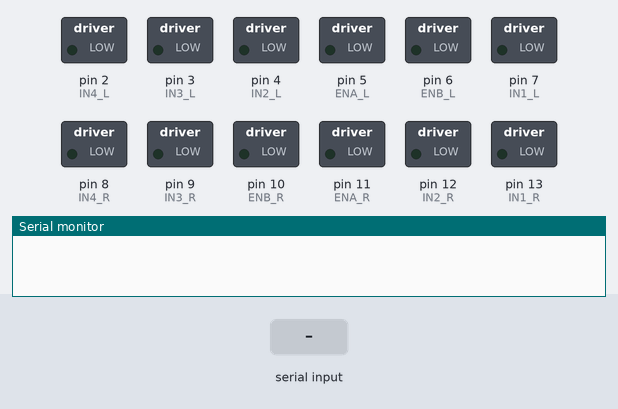
Simulated run of this sketch. Board: Arduino Uno, built with avr-gcc and run on an emulated ATmega328P. Parts: switched loads named in the sketch (green lamp = pin HIGH), the last lines printed to the serial monitor. The test bench sets the inputs (shaded band).

Above: at 1.2 s.
1.3 s: byte 73 ('I') received over Serial
At 2.1 s:
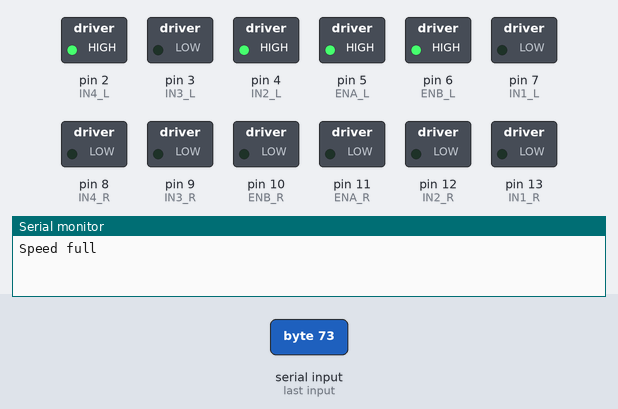
2.8 s: "F" received over Serial
At 3.2 s:
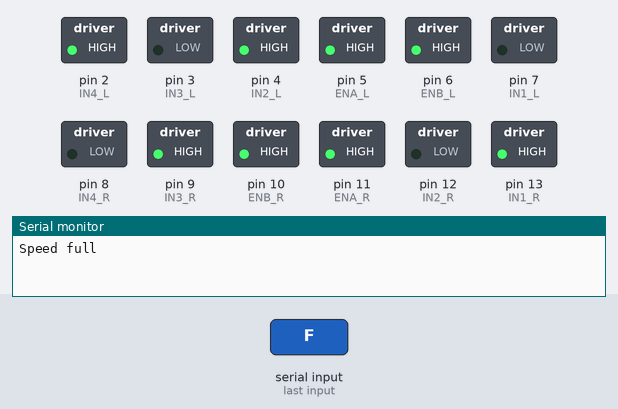
4.3 s: "B" received over Serial
At 5.5 s:
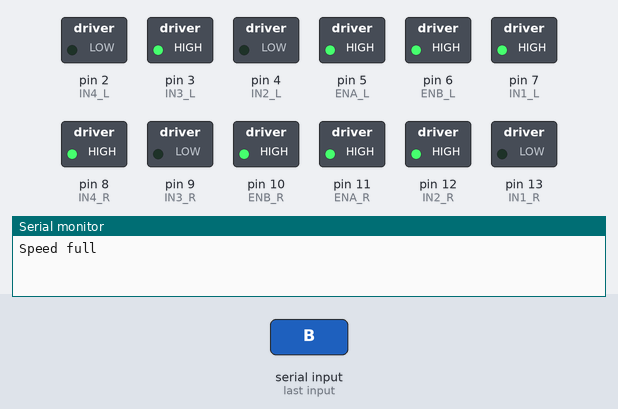
5.8 s: "L" received over Serial
At 6.7 s:
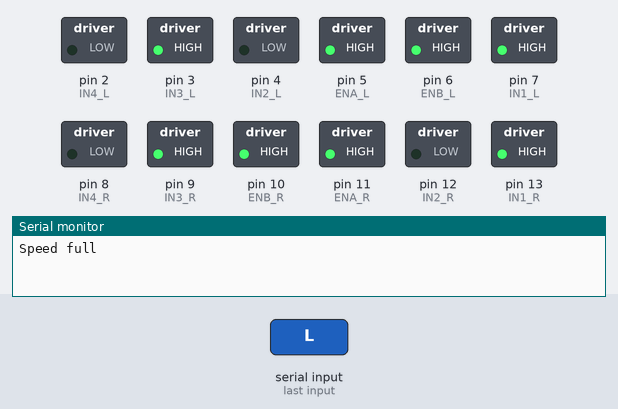
7.3 s: "R" received over Serial
At 7.8 s:
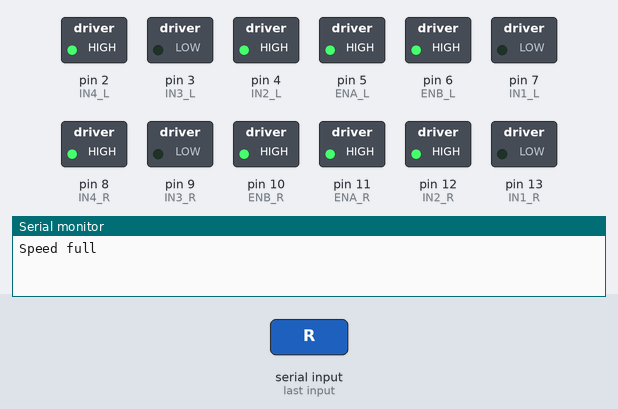
8.8 s: "S" received over Serial
At 10.2 s:
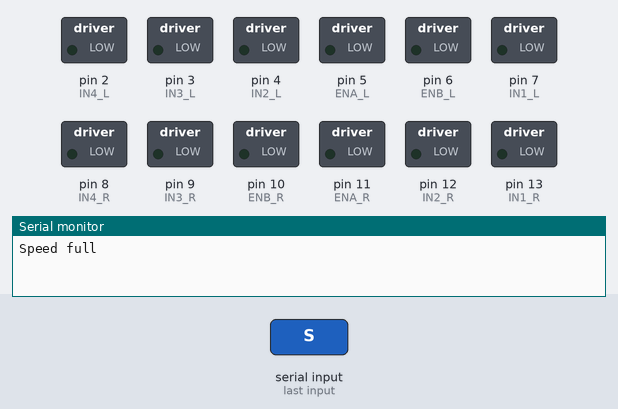
Timing chart, 0 to 11.3 s (numbered marks = the images above; inputs shaded):
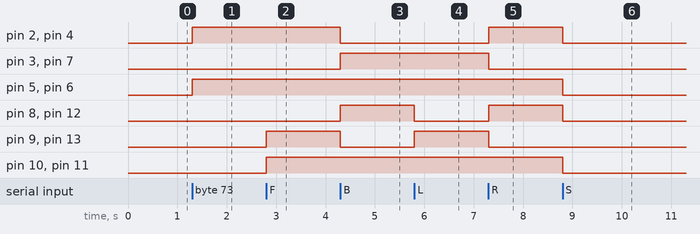

Measured:
- after the input at 1.3 s, pin 2 (IN4_L), pin 4 (IN2_L), pin 5 (ENA_L), pin 6 (ENB_L): LOW → HIGH at once
- after the input at 2.8 s, pin 9 (IN3_R), pin 10 (ENB_R), pin 11 (ENA_R), pin 13 (IN1_R): LOW → HIGH at once
- after the input at 4.3 s, pin 2 (IN4_L), pin 4 (IN2_L), pin 9 (IN3_R), pin 13 (IN1_R): HIGH → LOW at once; pin 3 (IN3_L), pin 7 (IN1_L), pin 8 (IN4_R), pin 12 (IN2_R): LOW → HIGH at once
- after the input at 5.8 s, pin 8 (IN4_R), pin 12 (IN2_R): HIGH → LOW at once; pin 9 (IN3_R), pin 13 (IN1_R): LOW → HIGH at once
- after the input at 7.3 s, pin 2 (IN4_L), pin 4 (IN2_L), pin 8 (IN4_R), pin 12 (IN2_R): LOW → HIGH at once; pin 3 (IN3_L), pin 7 (IN1_L), pin 9 (IN3_R), pin 13 (IN1_R): HIGH → LOW at once
- after the input at 8.8 s, pin 2 (IN4_L), pin 4 (IN2_L), pin 5 (ENA_L), pin 6 (ENB_L), pin 8 (IN4_R), pin 10 (ENB_R), pin 11 (ENA_R), pin 12 (IN2_R): HIGH → LOW at once

The sketch:

2_L298N_RC.ino
```cpp
int ENA_L =5;
int IN1_L =7;
int IN2_L =4;
int IN3_L =3;
int IN4_L =2;
int ENB_L =6;


//RIGHT
int ENA_R= 11;
int IN1_R =13;
int IN2_R =12;
int IN3_R =9;
int IN4_R =8;
int ENB_R =10;

char incomingByte=0; // for incoming serial data
int speed_min = 135; //the minimum "speed" the motors will turn - take it lower and motors don't turn
int speed_max = 255; //

int speed_left = speed_max; // set both motors to maximum speed
int speed_right = speed_max;

void left();
void right();
void forward();
void backward();
void forward_left();
void forward_right();
void back_left();
void back_right();
void setup() {
  Serial.begin(9600);
  // put your setup code here, to run once:
pinMode(ENA_L,OUTPUT);
pinMode(IN1_L,OUTPUT);
pinMode(IN2_L,OUTPUT);
pinMode(IN3_L,OUTPUT);
pinMode(IN4_L,OUTPUT);
pinMode(ENB_L,OUTPUT);
  // put your setup code here, to run once:
pinMode(ENA_R,OUTPUT);
pinMode(IN1_R,OUTPUT);
pinMode(IN2_R,OUTPUT);
pinMode(IN3_R,OUTPUT);
pinMode(IN4_R,OUTPUT);
pinMode(ENB_R,OUTPUT);

}

void loop() {
  // put your main code here, to run repeatedly:
if (Serial.available() > 0) {
    incomingByte = Serial.read();
    }
  switch(incomingByte)
  {
     case 'S':
      {
        stopy();
       //Serial.println("Stop\n");
       incomingByte='*';}
     break;

     case 'F':

     {  left();

      // Serial.println("Forward\n");
       incomingByte='*';}
     break;

      case 'B':

    {   right();
      // Serial.println("Backward\n");
       incomingByte='*';}
     break;

     case 'L':
     // turn right
     {
       forward();
      // Serial.println("Rotate Right\n");
       incomingByte='*';}
     break;
       case 'R':
      {
       backward();
       //Serial.println("Rotate Left\n");
       incomingByte='*';}
     break;
     case '1':

      { speed_left = 20;
       speed_right = 20;
       //Serial.println("Speed 1\n");
       incomingByte='*';}
     break;
    case '2':
      {
        speed_left = 40;
       speed_right = 40;
       //Serial.println("Speed 2 \n");
       incomingByte='*';}
     break;
    case '3':
      {
        speed_left = 60;
       speed_right = 60;
       //Serial.println("Speed 3 \n");
       incomingByte='*';}
     break;
        case '4':
      {
        speed_left = 80;
       speed_right = 80;
       //Serial.println("Speed 4 \n");
       incomingByte='*';}
     break;
        case '5':
      {
        speed_left = 100;
       speed_right = 100;
       //Serial.println("Speed 5 \n");
       incomingByte='*';}
     break;
        case '6':
      {
        speed_left = 120;
       speed_right = 120;
       //Serial.println("Speed 6 \n");
       incomingByte='*';}
     break;
        case '7':
      {
        speed_left = 140;
       speed_right = 140;
      // Serial.println("Speed 7 \n");
       incomingByte='*';}
     break;
        case '8':
      {
        speed_left = 160;
       speed_right = 160;
       //Serial.println("Speed 8 \n");
       incomingByte='*';}
     break;
        case '9':
      {
        speed_left = 200;
       speed_right = 200;
       //Serial.println("Speed 9 \n");
       incomingByte='*';}
     break;
        case 'q':
      {
        speed_left = 255;
       speed_right = 255;
       Serial.println("Speed full \n");
       incomingByte='*';}
     break;
        case 'I':
      {
       back_right();
       Serial.println("Speed full \n");
       incomingByte='*';}
     break;
      case 'H':
      {
       back_left();
       Serial.println("Speed full \n");
       incomingByte='*';}
     break;
      case 'J':
      {
       forward_right();
       Serial.println("Speed full \n");
       incomingByte='*';}
     break;
      case 'G':
      {
      forward_left();
       Serial.println("Speed full \n");
       incomingByte='*';}
     break;
  }

}
void left(){
  //left
  analogWrite(ENA_L,speed_left);
  digitalWrite(IN1_L,LOW);
  digitalWrite(IN2_L,HIGH);
  digitalWrite(IN3_L,LOW);
  digitalWrite(IN4_L,HIGH);
  analogWrite(ENB_L,speed_left);
  //right
  analogWrite(ENA_R,speed_right);
  digitalWrite(IN1_R,HIGH);
  digitalWrite(IN2_R,LOW);
  digitalWrite(IN3_R,HIGH);
  digitalWrite(IN4_R,LOW);
  analogWrite(ENB_R,speed_right);


  };
void right(){
   //left
  analogWrite(ENA_L,speed_left);
  digitalWrite(IN1_L,HIGH);
  digitalWrite(IN2_L,LOW);
  digitalWrite(IN3_L,HIGH);
  digitalWrite(IN4_L,LOW);
  analogWrite(ENB_L,speed_left);
  //right
  analogWrite(ENA_R,speed_right);
  digitalWrite(IN1_R,LOW);
  digitalWrite(IN2_R,HIGH);
  digitalWrite(IN3_R,LOW);
  digitalWrite(IN4_R,HIGH);
  analogWrite(ENB_R,speed_right);

  };
void forward_left(){
  //left
  analogWrite(ENA_L,0);
  digitalWrite(IN1_L,LOW);
  digitalWrite(IN2_L,LOW);
  digitalWrite(IN3_L,LOW);
  digitalWrite(IN4_L,LOW);
  analogWrite(ENB_L,0);

  //right
  analogWrite(ENA_R,speed_right);
  digitalWrite(IN1_R,HIGH);
  digitalWrite(IN2_R,LOW);
  digitalWrite(IN3_R,HIGH);
  digitalWrite(IN4_R,LOW);
  analogWrite(ENB_R,speed_right);

  };
void forward_right(){
   //left
  analogWrite(ENA_L,speed_left);
  digitalWrite(IN1_L,HIGH);
  digitalWrite(IN2_L,LOW);
  digitalWrite(IN3_L,HIGH);
  digitalWrite(IN4_L,LOW);
  analogWrite(ENB_L,speed_left);

 //right
  analogWrite(ENA_R,0);
  digitalWrite(IN1_R,LOW);
  digitalWrite(IN2_R,LOW);
  digitalWrite(IN3_R,LOW);
  digitalWrite(IN4_R,LOW);
  analogWrite(ENB_R,0);

  };
void back_left(){
   //left
  analogWrite(ENA_L,0);
  digitalWrite(IN1_L,LOW);
  digitalWrite(IN2_L,LOW);
  digitalWrite(IN3_L,LOW);
  digitalWrite(IN4_L,LOW);
  analogWrite(ENB_L,0);
   //right
  analogWrite(ENA_R,speed_right);
  digitalWrite(IN1_R,LOW);
  digitalWrite(IN2_R,HIGH);
  digitalWrite(IN3_R,LOW);
  digitalWrite(IN4_R,HIGH);
  analogWrite(ENB_R,speed_right);


  };
void back_right(){

  //left
  analogWrite(ENA_L,speed_left);
  digitalWrite(IN1_L,LOW);
  digitalWrite(IN2_L,HIGH);
  digitalWrite(IN3_L,LOW);
  digitalWrite(IN4_L,HIGH);
  analogWrite(ENB_L,speed_left);

 //right
  analogWrite(ENA_R,0);
  digitalWrite(IN1_R,LOW);
  digitalWrite(IN2_R,LOW);
  digitalWrite(IN3_R,LOW);
  digitalWrite(IN4_R,LOW);
  analogWrite(ENB_R,0);


  };
void forward(){
 //left
  analogWrite(ENA_L,speed_left);
  digitalWrite(IN1_L,HIGH);
  digitalWrite(IN2_L,LOW);
  digitalWrite(IN3_L,HIGH);
  digitalWrite(IN4_L,LOW);
  analogWrite(ENB_L,speed_left);

 //right
  analogWrite(ENA_R,speed_right);
  digitalWrite(IN1_R,HIGH);
  digitalWrite(IN2_R,LOW);
  digitalWrite(IN3_R,HIGH);
  digitalWrite(IN4_R,LOW);
  analogWrite(ENB_R,speed_right);


  };
void backward(){
 //left
  analogWrite(ENA_L,speed_left);
  digitalWrite(IN1_L,LOW);
  digitalWrite(IN2_L,HIGH);
  digitalWrite(IN3_L,LOW);
  digitalWrite(IN4_L,HIGH);
  analogWrite(ENB_L,speed_left);

 //right
  analogWrite(ENA_R,speed_right);
  digitalWrite(IN1_R,LOW);
  digitalWrite(IN2_R,HIGH);
  digitalWrite(IN3_R,LOW);
  digitalWrite(IN4_R,HIGH);
  analogWrite(ENB_R,speed_right);


  };

void stopy(){
  //
    analogWrite(ENA_L,0);
  digitalWrite(IN1_L,LOW);
  digitalWrite(IN2_L,LOW);
  digitalWrite(IN3_L,LOW);
  digitalWrite(IN4_L,LOW);
  analogWrite(ENB_L,0);

  analogWrite(ENA_R,0);
  digitalWrite(IN1_R,LOW);
  digitalWrite(IN2_R,LOW);
  digitalWrite(IN3_R,LOW);
  digitalWrite(IN4_R,LOW);
  analogWrite(ENB_R,0);
  };
```
